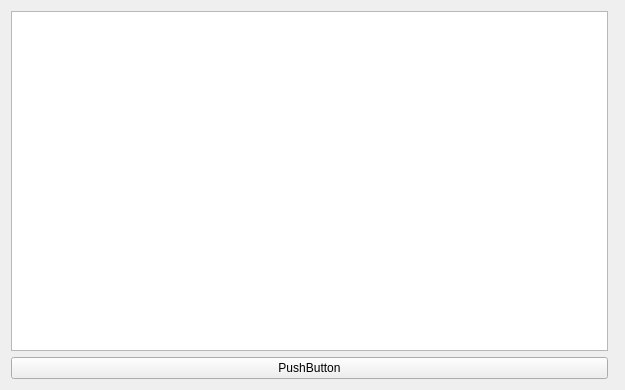
<?xml version="1.0" encoding="UTF-8"?>
<ui version="4.0">
 <class>producteurPanel</class>
 <widget class="QWidget" name="producteurPanel">
  <property name="geometry">
   <rect>
    <x>0</x>
    <y>0</y>
    <width>625</width>
    <height>390</height>
   </rect>
  </property>
  <property name="sizePolicy">
   <sizepolicy hsizetype="Expanding" vsizetype="Expanding">
    <horstretch>0</horstretch>
    <verstretch>0</verstretch>
   </sizepolicy>
  </property>
  <property name="windowTitle">
   <string>Form</string>
  </property>
  <layout class="QHBoxLayout" name="horizontalLayout">
   <item>
    <layout class="QVBoxLayout" name="verticalLayout">
     <item>
      <widget class="QTableView" name="tableView">
       <property name="sizePolicy">
        <sizepolicy hsizetype="Expanding" vsizetype="Expanding">
         <horstretch>0</horstretch>
         <verstretch>0</verstretch>
        </sizepolicy>
       </property>
       <property name="editTriggers">
        <set>QAbstractItemView::NoEditTriggers</set>
       </property>
       <property name="selectionMode">
        <enum>QAbstractItemView::SingleSelection</enum>
       </property>
       <property name="selectionBehavior">
        <enum>QAbstractItemView::SelectRows</enum>
       </property>
      </widget>
     </item>
     <item>
      <widget class="QPushButton" name="pushButton">
       <property name="text">
        <string>PushButton</string>
       </property>
      </widget>
     </item>
    </layout>
   </item>
   <item>
    <widget class="QWidget" name="widget" native="true"/>
   </item>
  </layout>
 </widget>
 <resources/>
 <connections/>
</ui>
